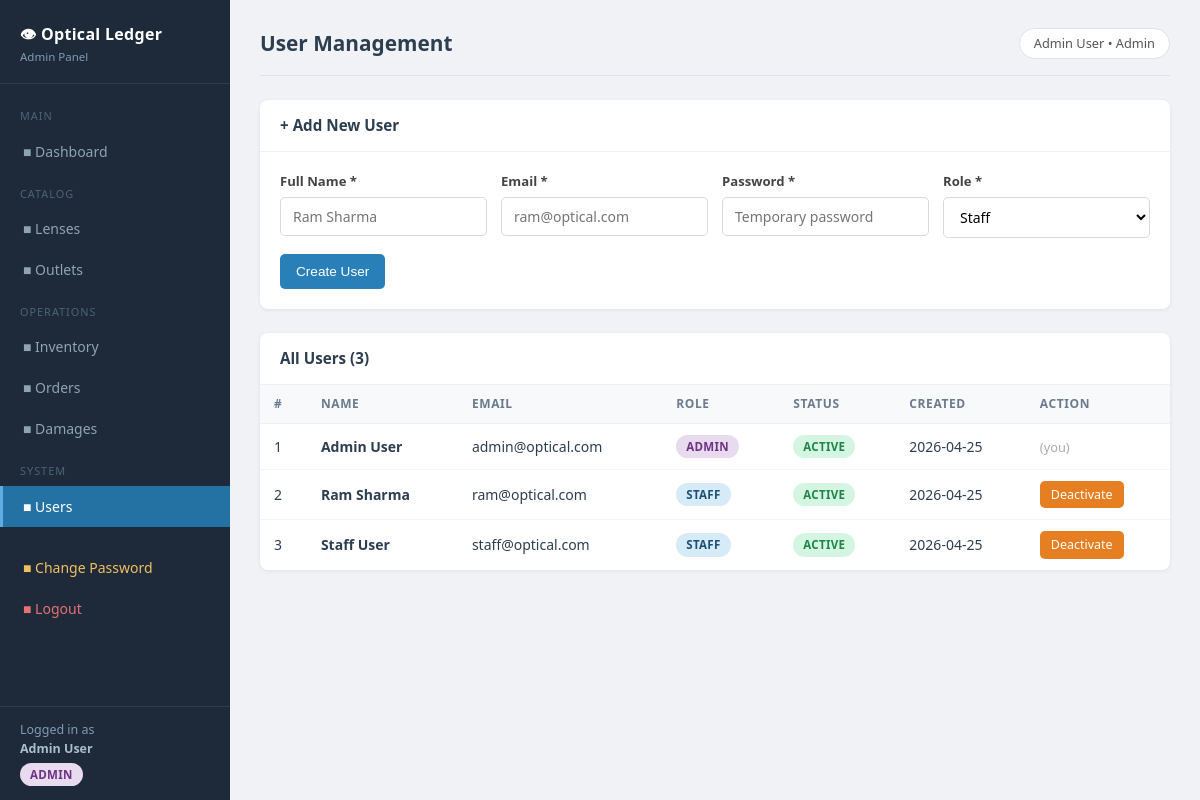
The page /admin/users.php (signed in) on the database its author committed.
### tables this page shows
CREATE TABLE IF NOT EXISTS users (
    id          INT AUTO_INCREMENT PRIMARY KEY,
    name        VARCHAR(100) NOT NULL,
    email       VARCHAR(150) NOT NULL UNIQUE,
    password    VARCHAR(255) NOT NULL,
    role        ENUM('admin','staff') DEFAULT 'staff',
    is_active   TINYINT(1) DEFAULT 1,
    created_at  DATETIME DEFAULT CURRENT_TIMESTAMP
);

### admin/users.php (the view, shortened to what this page needs)
<?php
require_once __DIR__ . '/../config/db.php';
$users = $pdo->query("SELECT * FROM users ORDER BY role, name")->fetchAll();
require_once __DIR__ . '/../includes/header.php';
?>
<div class="card" style="margin-bottom:24px;">
    <div class="card-header"><h3>&#43; Add New User</h3></div>
    <div class="card-body">
        <form method="POST">
            <div class="form-row">
                <div class="form-group">
                    <label>Full Name *</label>
                    <input type="text" name="name" required placeholder="Ram Sharma">
                </div>
                <div class="form-group">
                    <label>Email *</label>
                    <input type="email" name="email" required placeholder="ram@optical.com">
                </div>
                <div class="form-group">
                    <label>Password *</label>
                    <input type="text" name="password" required placeholder="Temporary password">
                </div>
                <div class="form-group">
                    <label>Role *</label>
                    <select name="role">
                        <option value="staff">Staff</option>
                    </select>
                </div>
            </div>
            <button type="submit" class="btn btn-primary">Create User</button>
        </form>
    </div>
</div>
<div class="card">
    <div class="card-header"><h3>All Users (<?= count($users) ?>)</h3></div>
    <div class="table-wrap">
        <table>
            <thead>
                <tr><th>#</th><th>Name</th><th>Email</th><th>Role</th><th>Status</th><th>Created</th><th>Action</th></tr>
            </thead>
            <tbody>
            <?php $i = 1; foreach ($users as $u): ?>
                <tr>
                    <td><?= $i++ ?></td>
                    <td><strong><?= htmlspecialchars($u['name']) ?></strong></td>
                    <td><?= htmlspecialchars($u['email']) ?></td>
                    <td><span class="badge badge-<?= $u['role'] ?>"><?= ucfirst($u['role']) ?></span></td>
                    <td>
                        <?php if ($u['is_active']): ?>
                            <span class="badge badge-active">Active</span>
                        <?php else: ?>
                            <span class="badge badge-closed">Inactive</span>
                        <?php endif; ?>
                    </td>
                    <td><?= date('Y-m-d', strtotime($u['created_at'])) ?></td>
                    <td>
                        <?php if ($u['id'] !== (int)$_SESSION['user_id']): ?>
                        <a href="?toggle=<?= $u['id'] ?>"
                           class="btn btn-sm <?= $u['is_active'] ? 'btn-warning' : 'btn-success' ?>"
                           data-confirm="<?= $u['is_active'] ? 'Deactivate' : 'Activate' ?> this user?">
                           <?= $u['is_active'] ? 'Deactivate' : 'Activate' ?>
                        </a>
                        <?php else: ?>
                        <span style="color:#aaa;font-size:0.8rem;">(you)</span>
                        <?php endif; ?>
                    </td>
                </tr>
            <?php endforeach; ?>
            </tbody>
        </table>
    </div>
</div>
<?php require_once __DIR__ . '/../includes/footer.php'; ?>

### assets/css/style.css (style rules this page uses)
* { box-sizing: border-box; margin: 0; padding: 0; }
body { font-family: 'Segoe UI', Tahoma, Geneva, Verdana, sans-serif; background: #f0f2f5; color: #2c3e50; font-size: 14px; line-height: 1.5; }
.card { background: #fff; border-radius: 8px; box-shadow: 0 1px 4px rgba(0,0,0,0.07); margin-bottom: 24px; overflow: hidden; }
.card-header { display: flex; justify-content: space-between; align-items: center; padding: 14px 20px; border-bottom: 1px solid #eef0f3; }
.card-header h3 { font-size: 0.95rem; font-weight: 600; }
.card-body { padding: 20px; }
.table-wrap { overflow-x: auto; }
table { width: 100%; border-collapse: collapse; }
th { background: #f8f9fb; padding: 10px 14px; text-align: left; font-size: 0.75rem; text-transform: uppercase; letter-spacing: 0.6px; color: #6b7a8d; border-bottom: 1px solid #eef0f3; white-space: nowrap; }
td { padding: 11px 14px; border-bottom: 1px solid #f3f4f7; font-size: 0.875rem; vertical-align: middle; }
tbody tr:last-child td { border-bottom: none; }
.badge { display: inline-block; padding: 3px 10px; border-radius: 12px; font-size: 0.72rem; font-weight: 600; text-transform: uppercase; letter-spacing: 0.3px; }
.badge-active { background: #d5f5e3; color: #1e8449; }
.badge-admin { background: #e8daef; color: #6c3483; }
.badge-staff { background: #d6eaf8; color: #1a5276; }
.btn { display: inline-block; padding: 8px 16px; border-radius: 5px; border: none; cursor: pointer; font-size: 0.85rem; font-weight: 500; text-decoration: none; transition: opacity 0.15s, transform 0.1s; line-height: 1.4; }
.btn-primary { background: #2980b9; color: #fff; }
.btn-warning { background: #e67e22; color: #fff; }
.btn-sm { padding: 5px 11px; font-size: 0.78rem; }
.form-group { margin-bottom: 16px; }
.form-group label { display: block; font-size: 0.82rem; font-weight: 600; margin-bottom: 5px; color: #444; }
.form-group input, .form-group select, .form-group textarea { width: 100%; padding: 9px 12px; border: 1px solid #d5d9e0; border-radius: 5px; font-size: 0.875rem; font-family: inherit; outline: none; transition: border-color 0.15s, box-shadow 0.15s; background: #fff; }
.form-row { display: grid; grid-template-columns: repeat(auto-fit, minmax(160px, 1fr)); gap: 14px; }

### rows shown on the page
users: name "Admin User", email "admin@optical.com", role "ADMIN", is_active "ACTIVE", created_at "2026-04-25", shows "(you)"
users: name "Ram Sharma", email "ram@optical.com", role "STAFF", is_active "ACTIVE", created_at "2026-04-25"
users: name "Staff User", email "staff@optical.com", role "STAFF", is_active "ACTIVE", created_at "2026-04-25"

### other values the page prints
$_user_name "Admin User"
$_role "ADMIN"
$page_title "User Management"
$_role "Admin"
count($users) "3"
